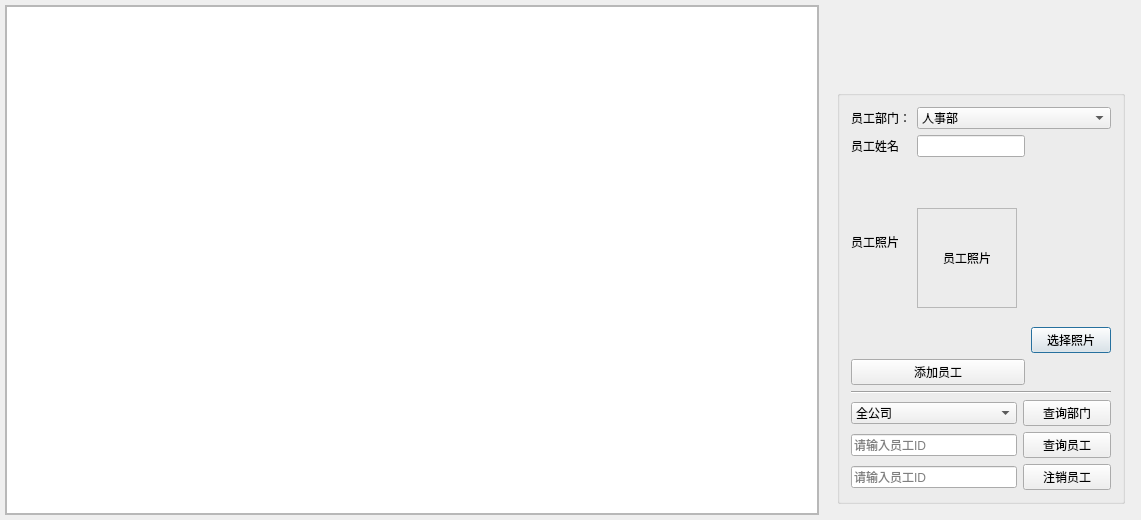
<?xml version="1.0" encoding="UTF-8"?>
<ui version="4.0">
 <class>QtQQServerClass</class>
 <widget class="QDialog" name="QtQQServerClass">
  <property name="geometry">
   <rect>
    <x>0</x>
    <y>0</y>
    <width>1141</width>
    <height>520</height>
   </rect>
  </property>
  <property name="windowTitle">
   <string>QtQQServer</string>
  </property>
  <layout class="QHBoxLayout" name="horizontalLayout_2">
   <property name="spacing">
    <number>7</number>
   </property>
   <property name="leftMargin">
    <number>5</number>
   </property>
   <property name="topMargin">
    <number>5</number>
   </property>
   <property name="rightMargin">
    <number>5</number>
   </property>
   <property name="bottomMargin">
    <number>5</number>
   </property>
   <item>
    <widget class="QScrollArea" name="scrollArea">
     <property name="sizePolicy">
      <sizepolicy hsizetype="MinimumExpanding" vsizetype="MinimumExpanding">
       <horstretch>0</horstretch>
       <verstretch>0</verstretch>
      </sizepolicy>
     </property>
     <property name="minimumSize">
      <size>
       <width>700</width>
       <height>500</height>
      </size>
     </property>
     <property name="widgetResizable">
      <bool>true</bool>
     </property>
     <widget class="QWidget" name="scrollAreaWidgetContents">
      <property name="geometry">
       <rect>
        <x>0</x>
        <y>0</y>
        <width>805</width>
        <height>508</height>
       </rect>
      </property>
      <layout class="QVBoxLayout" name="verticalLayout">
       <property name="spacing">
        <number>7</number>
       </property>
       <property name="leftMargin">
        <number>0</number>
       </property>
       <property name="topMargin">
        <number>0</number>
       </property>
       <property name="rightMargin">
        <number>0</number>
       </property>
       <property name="bottomMargin">
        <number>0</number>
       </property>
       <item>
        <widget class="QTableView" name="tableView"/>
       </item>
      </layout>
     </widget>
    </widget>
   </item>
   <item>
    <widget class="QWidget" name="widget" native="true">
     <property name="sizePolicy">
      <sizepolicy hsizetype="Fixed" vsizetype="Preferred">
       <horstretch>0</horstretch>
       <verstretch>0</verstretch>
      </sizepolicy>
     </property>
     <layout class="QVBoxLayout" name="verticalLayout_2">
      <item>
       <layout class="QHBoxLayout" name="horizontalLayout">
        <property name="spacing">
         <number>7</number>
        </property>
        <item>
         <widget class="QLabel" name="label">
          <property name="minimumSize">
           <size>
            <width>68</width>
            <height>68</height>
           </size>
          </property>
          <property name="maximumSize">
           <size>
            <width>68</width>
            <height>68</height>
           </size>
          </property>
          <property name="text">
           <string/>
          </property>
          <property name="pixmap">
           <pixmap>../../Qtqq/Qtqq/Resources/images/gsq.png</pixmap>
          </property>
          <property name="scaledContents">
           <bool>true</bool>
          </property>
         </widget>
        </item>
        <item>
         <spacer name="horizontalSpacer">
          <property name="orientation">
           <enum>Qt::Horizontal</enum>
          </property>
          <property name="sizeHint" stdset="0">
           <size>
            <width>40</width>
            <height>20</height>
           </size>
          </property>
         </spacer>
        </item>
       </layout>
      </item>
      <item>
       <widget class="QGroupBox" name="groupBox">
        <property name="title">
         <string/>
        </property>
        <layout class="QGridLayout" name="gridLayout">
         <item row="0" column="0">
          <widget class="QLabel" name="label_2">
           <property name="text">
            <string>员工部门：</string>
           </property>
          </widget>
         </item>
         <item row="0" column="1" colspan="3">
          <widget class="QComboBox" name="employeeDepBox">
           <item>
            <property name="text">
             <string>人事部</string>
            </property>
           </item>
           <item>
            <property name="text">
             <string>研发部</string>
            </property>
           </item>
           <item>
            <property name="text">
             <string>市场部</string>
            </property>
           </item>
          </widget>
         </item>
         <item row="1" column="0">
          <widget class="QLabel" name="label_3">
           <property name="text">
            <string>员工姓名</string>
           </property>
          </widget>
         </item>
         <item row="1" column="1" colspan="2">
          <widget class="QLineEdit" name="employeeNameEdit"/>
         </item>
         <item row="2" column="0">
          <widget class="QLabel" name="label_4">
           <property name="text">
            <string>员工照片</string>
           </property>
          </widget>
         </item>
         <item row="2" column="1" rowspan="2">
          <widget class="QLabel" name="headLabel">
           <property name="minimumSize">
            <size>
             <width>100</width>
             <height>100</height>
            </size>
           </property>
           <property name="maximumSize">
            <size>
             <width>100</width>
             <height>100</height>
            </size>
           </property>
           <property name="frameShape">
            <enum>QFrame::StyledPanel</enum>
           </property>
           <property name="text">
            <string>员工照片</string>
           </property>
           <property name="scaledContents">
            <bool>true</bool>
           </property>
           <property name="alignment">
            <set>Qt::AlignCenter</set>
           </property>
          </widget>
         </item>
         <item row="3" column="3">
          <widget class="QPushButton" name="selectPictureBtn">
           <property name="text">
            <string>选择照片</string>
           </property>
          </widget>
         </item>
         <item row="4" column="0" colspan="3">
          <widget class="QPushButton" name="addEmployeeBtn">
           <property name="text">
            <string>添加员工</string>
           </property>
          </widget>
         </item>
         <item row="5" column="0" colspan="4">
          <widget class="Line" name="line">
           <property name="orientation">
            <enum>Qt::Horizontal</enum>
           </property>
          </widget>
         </item>
         <item row="6" column="0" colspan="2">
          <widget class="QComboBox" name="queryDepBox">
           <item>
            <property name="text">
             <string>全公司</string>
            </property>
           </item>
           <item>
            <property name="text">
             <string>人事部</string>
            </property>
           </item>
           <item>
            <property name="text">
             <string>研发部</string>
            </property>
           </item>
           <item>
            <property name="text">
             <string>市场部</string>
            </property>
           </item>
          </widget>
         </item>
         <item row="6" column="2" colspan="2">
          <widget class="QPushButton" name="queryDepBtn">
           <property name="text">
            <string>查询部门</string>
           </property>
          </widget>
         </item>
         <item row="7" column="0" colspan="2">
          <widget class="QLineEdit" name="queryIDEdit">
           <property name="placeholderText">
            <string>请输入员工ID</string>
           </property>
          </widget>
         </item>
         <item row="7" column="2" colspan="2">
          <widget class="QPushButton" name="queryEmployeeBtn">
           <property name="text">
            <string>查询员工</string>
           </property>
          </widget>
         </item>
         <item row="8" column="0" colspan="2">
          <widget class="QLineEdit" name="deleteIDEdit">
           <property name="placeholderText">
            <string>请输入员工ID</string>
           </property>
          </widget>
         </item>
         <item row="8" column="2" colspan="2">
          <widget class="QPushButton" name="deleteEmployeeBtn">
           <property name="text">
            <string>注销员工</string>
           </property>
          </widget>
         </item>
        </layout>
       </widget>
      </item>
     </layout>
    </widget>
   </item>
  </layout>
 </widget>
 <layoutdefault spacing="6" margin="11"/>
 <resources>
  <include location="QtQQServer.qrc"/>
 </resources>
 <connections/>
</ui>
